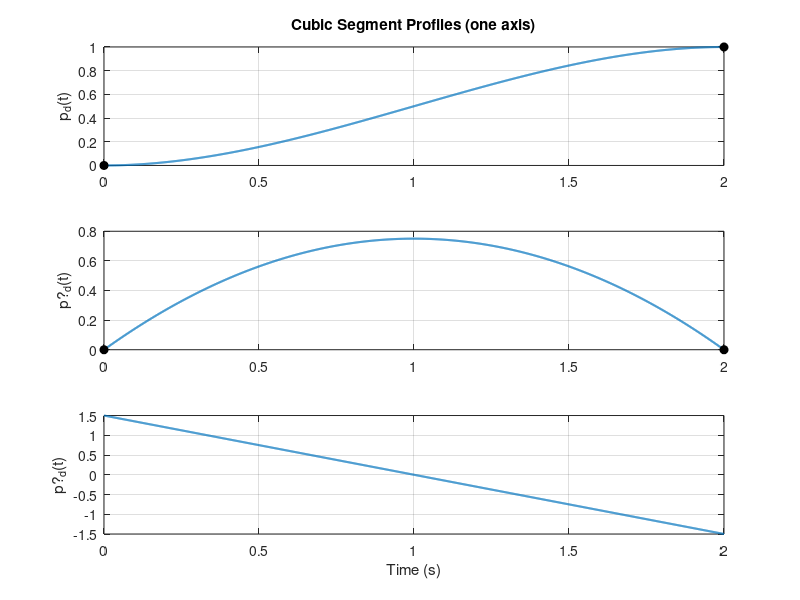

This chart was generated by the following MATLAB code:
clear; clc; close all;

%% ====== Choose example segment values (change as you like) ======
p0 = 0;          % start position
pf = 1;          % final position
T  = 2;          % segment duration [s]

dt = 0.001;
t  = 0:dt:T;

%% ====== Cubic coefficients from boundary conditions ======
a0 = p0;
a1 = 0;
a2 = 3*(pf - p0)/T^2;
a3 = -2*(pf - p0)/T^3;

%% ====== Profiles ======
pd  = a0 + a1*t + a2*t.^2 + a3*t.^3;
dpd = a1 + 2*a2*t + 3*a3*t.^2;
ddpd= 2*a2 + 6*a3*t;

%% ====== Plots ======
figure('Color','w');

subplot(3,1,1);
plot(t,pd,'LineWidth',1.5); grid on;
ylabel('p_d(t)');
title('Cubic Segment Profiles (one axis)');

subplot(3,1,2);
plot(t,dpd,'LineWidth',1.5); grid on;
ylabel('p?_d(t)');

subplot(3,1,3);
plot(t,ddpd,'LineWidth',1.5); grid on;
ylabel('p?_d(t)');
xlabel('Time (s)');

% Mark boundary points (optional)
subplot(3,1,1); hold on;
plot(0,p0,'ko','MarkerFaceColor','k');
plot(T,pf,'ko','MarkerFaceColor','k');

subplot(3,1,2); hold on;
plot([0 T],[0 0],'ko','MarkerFaceColor','k');
